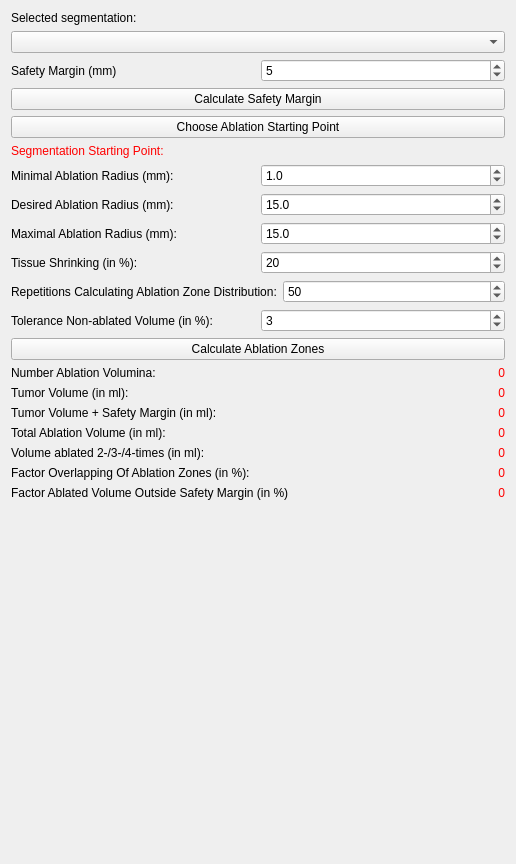
<?xml version="1.0" encoding="UTF-8"?>
<ui version="4.0">
 <class>QmitkAblationPlanningViewControls</class>
 <widget class="QWidget" name="QmitkAblationPlanningViewControls">
  <property name="geometry">
   <rect>
    <x>0</x>
    <y>0</y>
    <width>516</width>
    <height>864</height>
   </rect>
  </property>
  <property name="minimumSize">
   <size>
    <width>0</width>
    <height>0</height>
   </size>
  </property>
  <property name="windowTitle">
   <string>QmitkTemplate</string>
  </property>
  <layout class="QVBoxLayout" name="verticalLayout">
   <item>
    <widget class="QLabel" name="infoSelectSegmentationImageLabel">
     <property name="styleSheet">
      <string notr="true"/>
     </property>
     <property name="text">
      <string>Selected segmentation:</string>
     </property>
    </widget>
   </item>
   <item>
    <widget class="QmitkDataStorageComboBox" name="segmentationComboBox">
     <property name="sizePolicy">
      <sizepolicy hsizetype="Minimum" vsizetype="Fixed">
       <horstretch>0</horstretch>
       <verstretch>0</verstretch>
      </sizepolicy>
     </property>
    </widget>
   </item>
   <item>
    <layout class="QHBoxLayout" name="horizontalLayout_2">
     <property name="topMargin">
      <number>0</number>
     </property>
     <item>
      <widget class="QLabel" name="safetyMarginLabel">
       <property name="text">
        <string>Safety Margin (mm)</string>
       </property>
      </widget>
     </item>
     <item>
      <widget class="QSpinBox" name="safetyMarginSpinBox">
       <property name="maximum">
        <number>20</number>
       </property>
       <property name="value">
        <number>5</number>
       </property>
      </widget>
     </item>
    </layout>
   </item>
   <item>
    <widget class="QPushButton" name="calculateSafetyMarginPushButton">
     <property name="text">
      <string>Calculate Safety Margin</string>
     </property>
    </widget>
   </item>
   <item>
    <widget class="QPushButton" name="ablationStartingPointPushButton">
     <property name="toolTip">
      <string>Do image processing</string>
     </property>
     <property name="text">
      <string>Choose Ablation Starting Point</string>
     </property>
    </widget>
   </item>
   <item>
    <widget class="QLabel" name="ablationStartingPointLabel">
     <property name="styleSheet">
      <string notr="true">QLabel { color: rgb(255, 0, 0) }</string>
     </property>
     <property name="text">
      <string>Segmentation Starting Point: </string>
     </property>
    </widget>
   </item>
   <item>
    <layout class="QHBoxLayout" name="horizontalLayout_7">
     <item>
      <widget class="QLabel" name="label_3">
       <property name="text">
        <string>Minimal Ablation Radius (mm):</string>
       </property>
      </widget>
     </item>
     <item>
      <widget class="QDoubleSpinBox" name="minAblationRadiusSpinBox">
       <property name="decimals">
        <number>1</number>
       </property>
       <property name="minimum">
        <double>0.500000000000000</double>
       </property>
       <property name="maximum">
        <double>60.000000000000000</double>
       </property>
       <property name="singleStep">
        <double>0.100000000000000</double>
       </property>
       <property name="value">
        <double>1.000000000000000</double>
       </property>
      </widget>
     </item>
    </layout>
   </item>
   <item>
    <layout class="QHBoxLayout" name="horizontalLayout">
     <property name="topMargin">
      <number>0</number>
     </property>
     <item>
      <widget class="QLabel" name="ablationRadiusLabel">
       <property name="text">
        <string>Desired Ablation Radius (mm):</string>
       </property>
      </widget>
     </item>
     <item>
      <widget class="QDoubleSpinBox" name="ablationRadiusSpinBox">
       <property name="decimals">
        <number>1</number>
       </property>
       <property name="minimum">
        <double>0.500000000000000</double>
       </property>
       <property name="maximum">
        <double>60.000000000000000</double>
       </property>
       <property name="singleStep">
        <double>0.100000000000000</double>
       </property>
       <property name="value">
        <double>15.000000000000000</double>
       </property>
      </widget>
     </item>
    </layout>
   </item>
   <item>
    <layout class="QHBoxLayout" name="horizontalLayout_8">
     <item>
      <widget class="QLabel" name="label_4">
       <property name="text">
        <string>Maximal Ablation Radius (mm):</string>
       </property>
      </widget>
     </item>
     <item>
      <widget class="QDoubleSpinBox" name="maxAblationRadiusSpinBox">
       <property name="decimals">
        <number>1</number>
       </property>
       <property name="minimum">
        <double>0.500000000000000</double>
       </property>
       <property name="maximum">
        <double>60.000000000000000</double>
       </property>
       <property name="singleStep">
        <double>0.100000000000000</double>
       </property>
       <property name="value">
        <double>15.000000000000000</double>
       </property>
      </widget>
     </item>
    </layout>
   </item>
   <item>
    <layout class="QHBoxLayout" name="horizontalLayout_6">
     <property name="topMargin">
      <number>0</number>
     </property>
     <item>
      <widget class="QLabel" name="tissueShrinkingLabel">
       <property name="text">
        <string>Tissue Shrinking (in %):</string>
       </property>
      </widget>
     </item>
     <item>
      <widget class="QSpinBox" name="tissueShrinkingSpinBox">
       <property name="maximum">
        <number>40</number>
       </property>
       <property name="value">
        <number>20</number>
       </property>
      </widget>
     </item>
    </layout>
   </item>
   <item>
    <layout class="QHBoxLayout" name="horizontalLayout_4">
     <property name="topMargin">
      <number>0</number>
     </property>
     <item>
      <widget class="QLabel" name="repitionsCalculatingAblationZonesLabel">
       <property name="text">
        <string>Repetitions Calculating Ablation Zone Distribution:</string>
       </property>
      </widget>
     </item>
     <item>
      <widget class="QSpinBox" name="repititionsCalculatingAblationZonesSpinBox">
       <property name="minimum">
        <number>1</number>
       </property>
       <property name="maximum">
        <number>500</number>
       </property>
       <property name="value">
        <number>50</number>
       </property>
      </widget>
     </item>
    </layout>
   </item>
   <item>
    <layout class="QHBoxLayout" name="horizontalLayout_5">
     <property name="topMargin">
      <number>0</number>
     </property>
     <item>
      <widget class="QLabel" name="toleranceNonAblatedTumorSafetyMarginVolumeLabel">
       <property name="text">
        <string>Tolerance Non-ablated Volume (in %):</string>
       </property>
      </widget>
     </item>
     <item>
      <widget class="QSpinBox" name="toleranceNonAblatedTumorSafetyMarginVolumeSpinBox">
       <property name="maximum">
        <number>20</number>
       </property>
       <property name="value">
        <number>3</number>
       </property>
      </widget>
     </item>
    </layout>
   </item>
   <item>
    <widget class="QPushButton" name="calculateAblationZonesPushButton">
     <property name="text">
      <string>Calculate Ablation Zones</string>
     </property>
     <property name="icon">
      <iconset>
       <normaloff>:/USUI/accept.png</normaloff>:/USUI/accept.png</iconset>
     </property>
    </widget>
   </item>
   <item>
    <layout class="QFormLayout" name="formLayout">
     <property name="topMargin">
      <number>0</number>
     </property>
     <property name="bottomMargin">
      <number>15</number>
     </property>
     <item row="0" column="0">
      <widget class="QLabel" name="ablationVoluminaLabel">
       <property name="text">
        <string>Number Ablation Volumina:</string>
       </property>
      </widget>
     </item>
     <item row="0" column="1">
      <widget class="QLabel" name="numberAblationVoluminaLabel">
       <property name="styleSheet">
        <string notr="true">QLabel { color: rgb(255, 0, 0) }</string>
       </property>
       <property name="text">
        <string>0</string>
       </property>
       <property name="alignment">
        <set>Qt::AlignRight|Qt::AlignTrailing|Qt::AlignVCenter</set>
       </property>
      </widget>
     </item>
     <item row="1" column="1">
      <widget class="QLabel" name="numberTumorVolumeLabel">
       <property name="styleSheet">
        <string notr="true">QLabel { color: rgb(255, 0, 0) }</string>
       </property>
       <property name="text">
        <string>0</string>
       </property>
       <property name="alignment">
        <set>Qt::AlignRight|Qt::AlignTrailing|Qt::AlignVCenter</set>
       </property>
      </widget>
     </item>
     <item row="1" column="0">
      <widget class="QLabel" name="tumorVolumeLabel">
       <property name="text">
        <string>Tumor Volume (in ml):</string>
       </property>
      </widget>
     </item>
     <item row="2" column="0">
      <widget class="QLabel" name="tumorAndMarginVolumeLabel">
       <property name="text">
        <string>Tumor Volume + Safety Margin (in ml):</string>
       </property>
      </widget>
     </item>
     <item row="2" column="1">
      <widget class="QLabel" name="numberTumorAndMarginVolumeLabel">
       <property name="styleSheet">
        <string notr="true">QLabel { color: rgb(255, 0, 0) }</string>
       </property>
       <property name="text">
        <string>0</string>
       </property>
       <property name="alignment">
        <set>Qt::AlignRight|Qt::AlignTrailing|Qt::AlignVCenter</set>
       </property>
      </widget>
     </item>
     <item row="3" column="0">
      <widget class="QLabel" name="ablationVolumeLabel">
       <property name="text">
        <string>Total Ablation Volume (in ml):</string>
       </property>
      </widget>
     </item>
     <item row="3" column="1">
      <widget class="QLabel" name="numberAblationVolumeLabel">
       <property name="styleSheet">
        <string notr="true">QLabel { color: rgb(255, 0, 0) }</string>
       </property>
       <property name="text">
        <string>0</string>
       </property>
       <property name="alignment">
        <set>Qt::AlignRight|Qt::AlignTrailing|Qt::AlignVCenter</set>
       </property>
      </widget>
     </item>
     <item row="4" column="0">
      <widget class="QLabel" name="volumeAblatedTwoAndMoreLabel">
       <property name="text">
        <string>Volume ablated 2-/3-/4-times (in ml):</string>
       </property>
      </widget>
     </item>
     <item row="4" column="1">
      <widget class="QLabel" name="numberVolumeAblatedTwoAndMoreLabel">
       <property name="styleSheet">
        <string notr="true">QLabel { color: rgb(255, 0, 0) }</string>
       </property>
       <property name="text">
        <string>0</string>
       </property>
       <property name="alignment">
        <set>Qt::AlignRight|Qt::AlignTrailing|Qt::AlignVCenter</set>
       </property>
      </widget>
     </item>
     <item row="5" column="0">
      <widget class="QLabel" name="overlappingAblationZonesLabel">
       <property name="text">
        <string>Factor Overlapping Of Ablation Zones (in %):</string>
       </property>
      </widget>
     </item>
     <item row="5" column="1">
      <widget class="QLabel" name="numberOverlappingAblationZonesLabel">
       <property name="styleSheet">
        <string notr="true">QLabel { color: rgb(255, 0, 0) }</string>
       </property>
       <property name="text">
        <string>0</string>
       </property>
       <property name="alignment">
        <set>Qt::AlignRight|Qt::AlignTrailing|Qt::AlignVCenter</set>
       </property>
      </widget>
     </item>
     <item row="6" column="0">
      <widget class="QLabel" name="factorAblatedVolumeOutsideSafetyMarginLabel">
       <property name="text">
        <string>Factor Ablated Volume Outside Safety Margin (in %)</string>
       </property>
      </widget>
     </item>
     <item row="6" column="1">
      <widget class="QLabel" name="numberFactorAblatedVolumeOutsideSafetyMarginLabel">
       <property name="styleSheet">
        <string notr="true">QLabel { color: rgb(255, 0, 0) }</string>
       </property>
       <property name="text">
        <string>0</string>
       </property>
       <property name="alignment">
        <set>Qt::AlignRight|Qt::AlignTrailing|Qt::AlignVCenter</set>
       </property>
      </widget>
     </item>
    </layout>
   </item>
   <item>
    <spacer name="spacer1">
     <property name="orientation">
      <enum>Qt::Vertical</enum>
     </property>
     <property name="sizeType">
      <enum>QSizePolicy::Expanding</enum>
     </property>
     <property name="sizeHint" stdset="0">
      <size>
       <width>20</width>
       <height>220</height>
      </size>
     </property>
    </spacer>
   </item>
  </layout>
 </widget>
 <layoutdefault spacing="6" margin="11"/>
 <customwidgets>
  <customwidget>
   <class>QmitkDataStorageComboBox</class>
   <extends>QComboBox</extends>
   <header location="global">QmitkDataStorageComboBox.h</header>
  </customwidget>
 </customwidgets>
 <resources>
  <include location="../../../../../src/Modules/USUI/resources/USUI.qrc"/>
 </resources>
 <connections/>
</ui>
